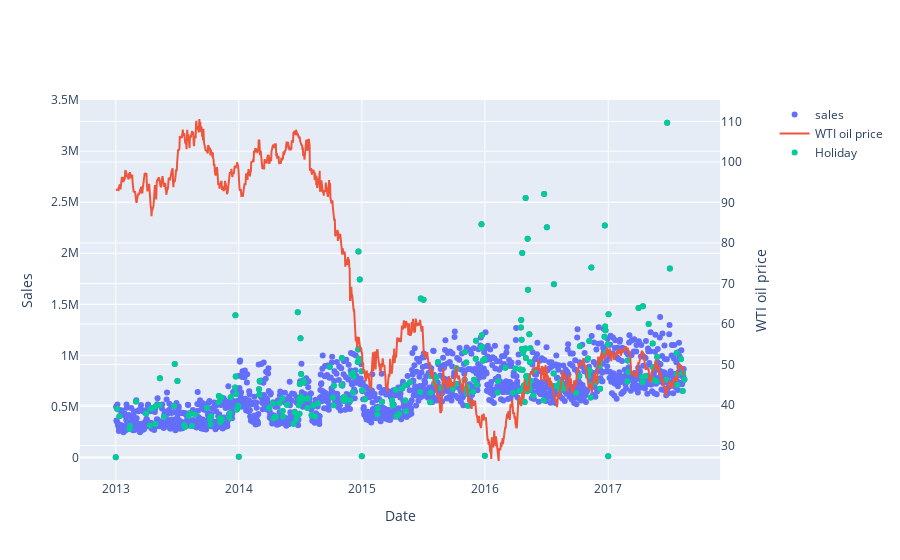

Notebook cell for this chart:
### Code cell
import plotly.graph_objects as go
from plotly.subplots import make_subplots
from plotly.offline import init_notebook_mode, iplot, plot

temp  = train.groupby('date')[['sales','dcoilwtico','isHoliday']].agg({'sales':'sum', 'dcoilwtico':'mean' , 'isHoliday':'max'})

fig = make_subplots(specs=[[{"secondary_y": True}]])

fig.add_trace(
    go.Scatter(x=temp.index, y=temp.sales, name="sales", mode="markers"),
    secondary_y=False
)
fig.add_trace(
    go.Scatter(x=temp.index, y=temp.dcoilwtico, name="WTI oil price", mode="lines"),
    secondary_y=True, 
)
fig.add_trace(
    go.Scatter(x=temp[temp['isHoliday']==1].index, 
               y=temp['isHoliday'][temp['isHoliday']==1] * temp['sales'][temp['isHoliday']==1], name="Holiday", mode="markers"),
    secondary_y=False, 
)
fig.update_xaxes(title_text="Date")
fig.update_yaxes(title_text="Sales", secondary_y=False)
fig.update_yaxes(title_text="WTI oil price", secondary_y=True)



iplot(fig)

### Figure 1 — Plotly figure (JSON) as saved in the notebook; plotly's stock layout.template omitted (floating-point values rounded to 4 significant figures; data arrays with more than 128 entries replaced by an {"elided": "..."} marker saying what was removed)
{"data": [{"mode": "markers", "name": "sales", "type": "scatter", "x": {"elided": "1684 str values"}, "xaxis": "x", "y": {"elided": "1684 float values"}, "yaxis": "y"}, {"mode": "lines", "name": "WTI oil price", "type": "scatter", "x": {"elided": "1684 str values"}, "xaxis": "x", "y": {"elided": "1684 float values"}, "yaxis": "y2"}, {"mode": "markers", "name": "Holiday", "type": "scatter", "x": {"elided": "252 str values"}, "xaxis": "x", "y": {"elided": "252 float values"}, "yaxis": "y"}], "layout": {"xaxis": {"anchor": "y", "domain": [0, 0.94], "title": {"text": "Date"}}, "yaxis": {"anchor": "x", "domain": [0, 1], "title": {"text": "Sales"}}, "yaxis2": {"anchor": "x", "overlaying": "y", "side": "right", "title": {"text": "WTI oil price"}}}}
